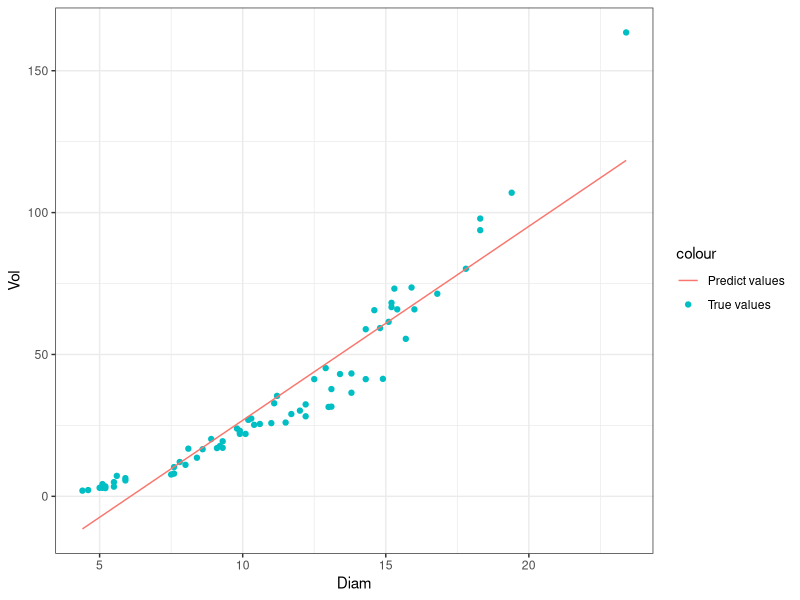
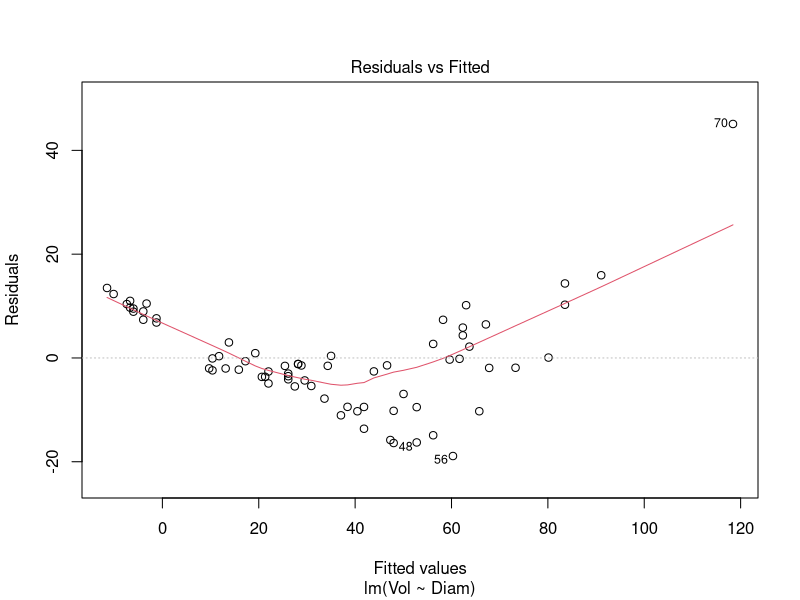
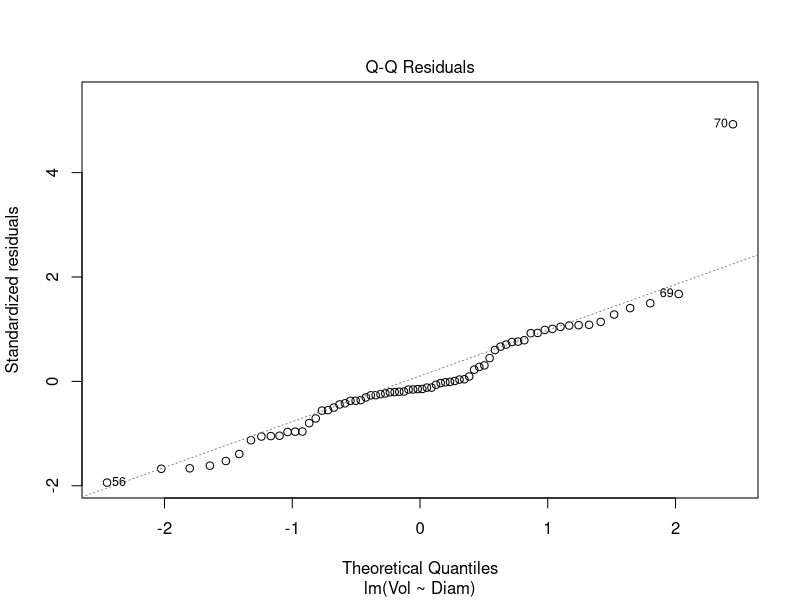
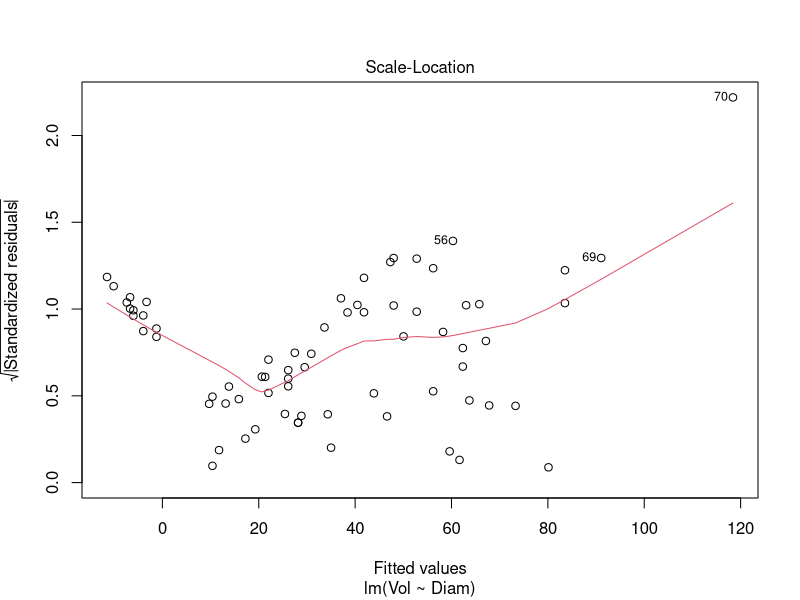
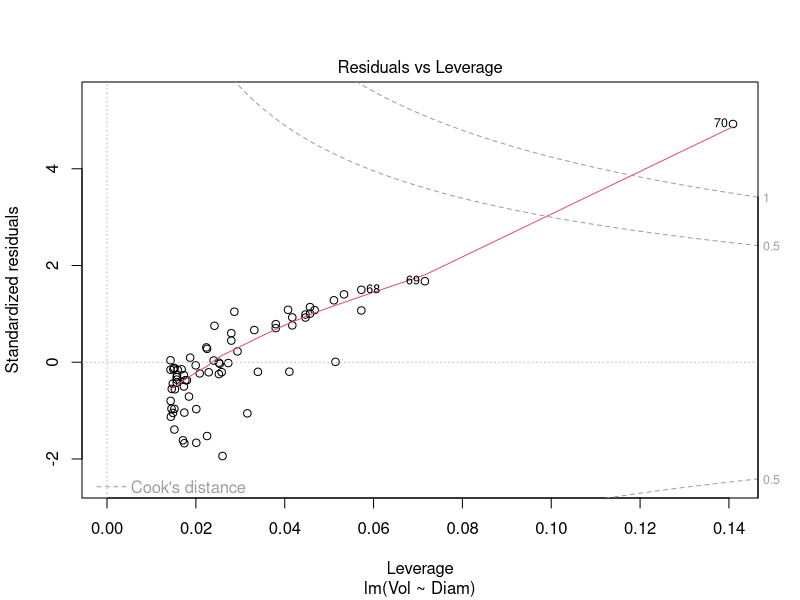
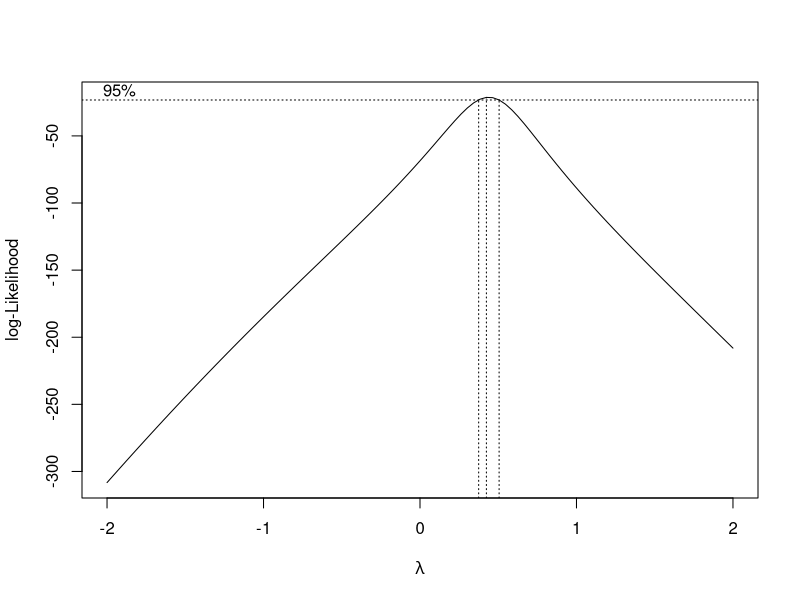
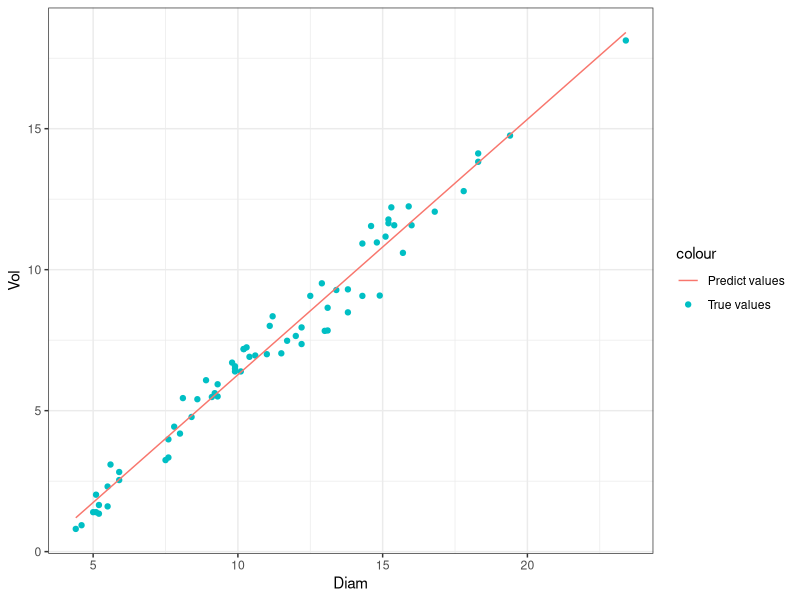
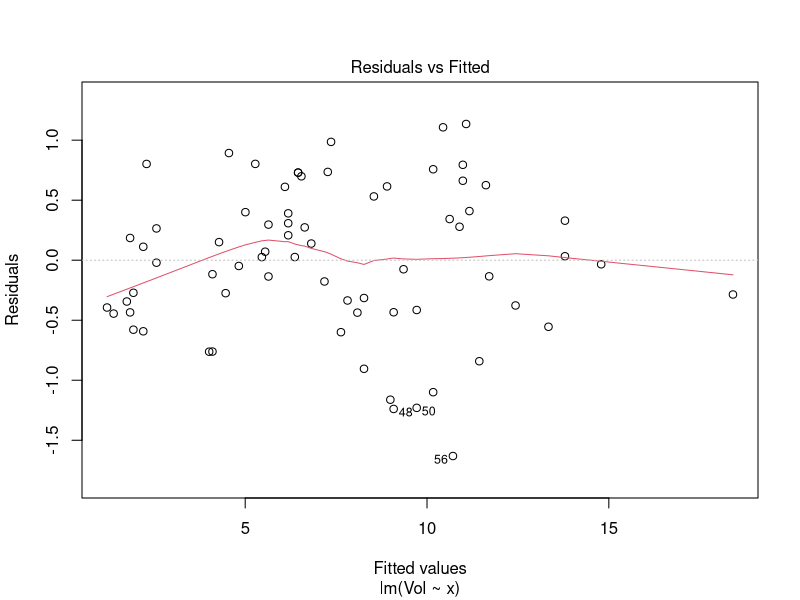

R code for these plots, in order:
## ---- chunk 1
knitr::opts_chunk$set(echo = TRUE)
## ---- chunk 2
library(tidyverse)
library(MASS)
## ---- chunk 3
data <- read_table("HW4_data.txt")
## ---- chunk 4
lm1 <- lm(Vol ~ Diam, data)
summary(lm1)
## ---- chunk 5
data1 <- tibble(x = data$Diam,
                 y_t = data$Vol,
                 y_p = lm1$fitted.values)
ggplot(data1) +
    geom_point(mapping = aes(x, y_t, color = "True values")) +
    geom_line(mapping = aes(x, y_p, color = "Predict values")) +
    theme_bw() +
    xlab("Diam") +
    ylab("Vol")
## ---- chunk 6
plot(lm1)
## ---- chunk 7
bc <- boxcox(data$Vol ~ data$Diam)
(lambda <- bc$x[which.max(bc$y)])
## ---- chunk 8
data2 <-
    tibble(x = data$Diam,
           Vol = (data$Vol ^ lambda - 1) / lambda)

lm2 <- lm(Vol ~ x, data2)

summary(lm2)

data2 <- tibble(data2, y_p = lm2$fitted.values)
## ---- chunk 9
ggplot(data2) +
    geom_point(mapping = aes(x, Vol, color = "True values")) +
    geom_line(mapping = aes(x, y_p, color = "Predict values")) +
    theme_bw() +
    xlab("Diam") +
    ylab("Vol")
## ---- chunk 10
plot(lm2)
## ---- chunk 11
data3 <- tibble(x = log(data$Diam), Vol = data$Vol)

lm3 <- lm(Vol ~ x, data3)

summary(lm3)

data3 <- tibble(data3, y_p=lm3$fitted.values)
## ---- chunk 12
ggplot(data3) +
    geom_point(mapping = aes(x, Vol, color = "True values")) +
    geom_line(mapping = aes(x, y_p, color = "Predict values")) +
    theme_bw() +
    xlab("Diam") +
    ylab("Vol")
## ---- chunk 13
plot(lm3)
## ---- chunk 14
data4 <- tibble(x=log(data$Diam), Vol=data2$Vol)

lm4 <- lm(Vol~x, data4)

summary(lm4)
## ---- chunk 15
data4 <- tibble(data4, y_p=lm4$fitted.values)
## ---- chunk 16
ggplot(data4) +
    geom_point(mapping = aes(x, Vol, color = "True values")) +
    geom_line(mapping = aes(x, y_p, color = "Predict values")) +
    theme_bw() +
    xlab("Diam") +
    ylab("Vol")
## ---- chunk 17
plot(lm4)
